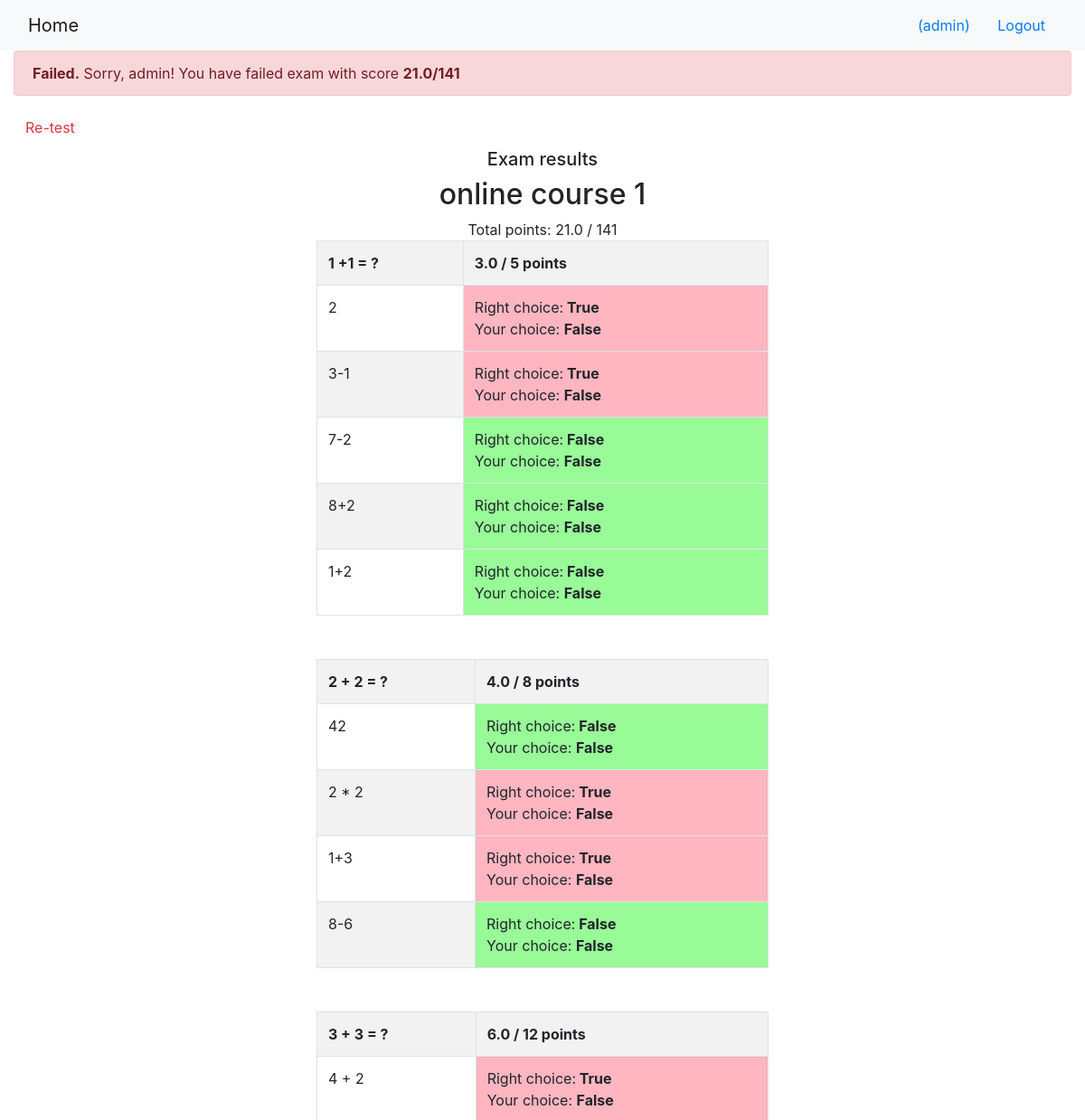
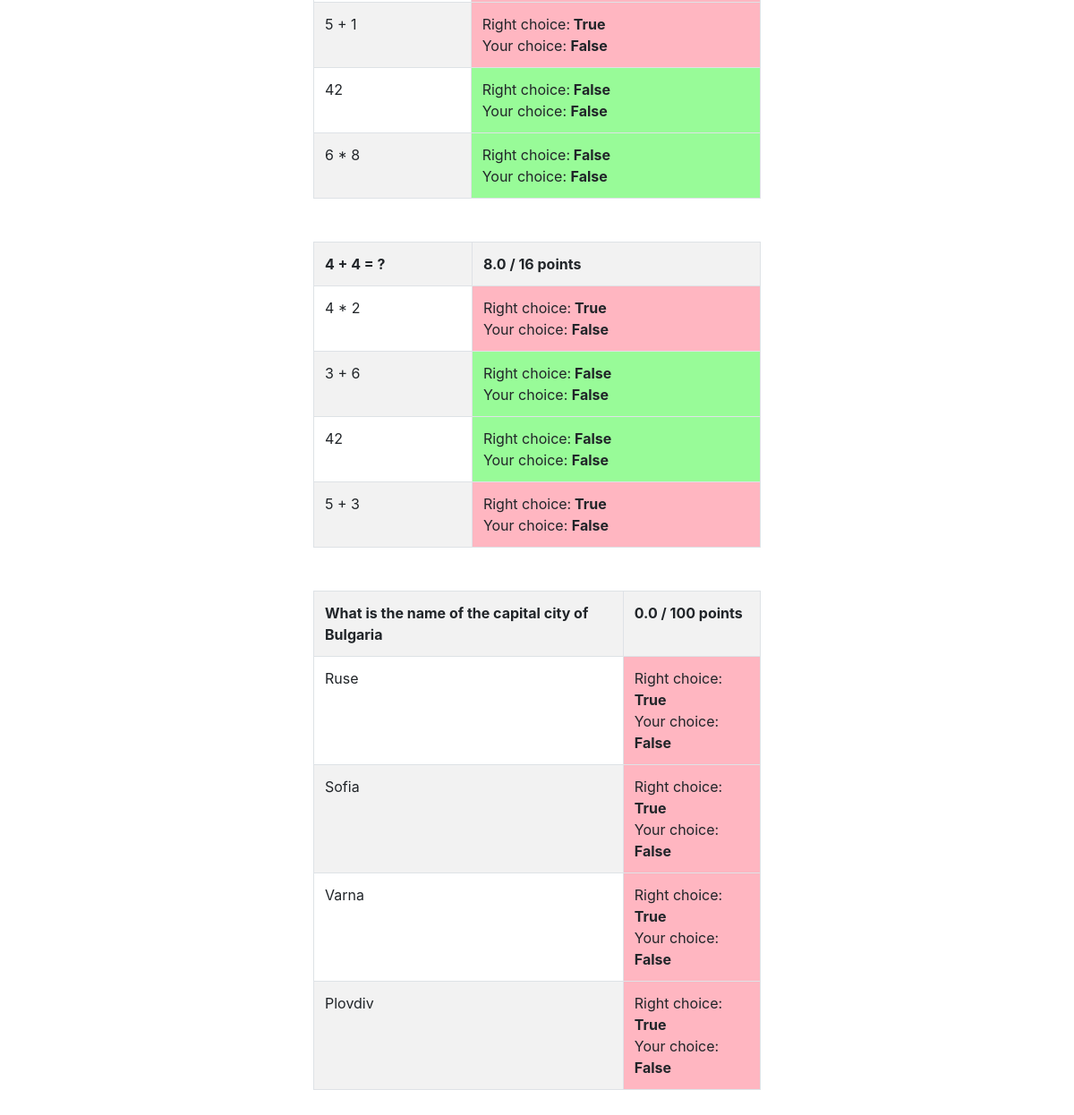
The app's page /onlinecourse/1/show_exam_result/submission/1/result/ (signed in) with its own data (2 pictures, top to bottom).
### onlinecourse/models.py (models this page shows, shortened)
class Course(models.Model):
    name = models.CharField(null=False, max_length=30, default='online course')
    image = models.ImageField(upload_to='course_images/')
    description = models.CharField(max_length=1000)
    pub_date = models.DateField(null=True)
    instructors = models.ManyToManyField(Instructor)
    users = models.ManyToManyField(settings.AUTH_USER_MODEL, through='Enrollment')
    total_enrollment = models.IntegerField(default=0)
    is_enrolled = False

class Question(models.Model):
    lesson_id = models.ForeignKey(Course, on_delete=models.CASCADE)
    question_text = models.CharField(max_length=1000)
    grade = models.IntegerField(default=0)

class Choice(models.Model):
    question_id = models.ForeignKey(Question, on_delete=models.CASCADE)
    chioce_text = models.CharField(max_length=1000)
    is_correct = models.BooleanField(default=0)

### onlinecourse/views.py (the view)
# urls.py: path('<int:course_id>/show_exam_result/submission/<int:submission_id>/result/', views.show_exam_result, name='show_exam_result'),
def show_exam_result(request, course_id, submission_id):
    course  =  get_object_or_404(Course, pk=course_id)
    submission =      get_object_or_404(Submission, pk=submission_id)
    total =  0
    total_user =  0
    q_results = {}
    c_submits = {}
    c_results = {}
    for q in course.question_set.all():
        q_total = 0;
        q_total_user = 0;
        for c in q.choice_set.all():
            q_total += 1
            temp_right = c.is_correct
            count =  submission.chocies.filter(id = c.id).count()
            temp_user  = count > 0
            c_submits[c.id] = temp_user
            c_results[c.id] = temp_user == temp_right
            if temp_user == temp_right:
                q_total_user += 1
        q_results[q.id] =  q.grade*(q_total_user / q_total)
        total += q.grade
        total_user  += q_results[q.id]
    context  = {}
    context["course"]  =  course
    context["submission"]  =  submission
    context["total"]  =  total
    context["total_user"]  =  total_user
    context["q_results"]  =  q_results
    context["c_submits"]  =  c_submits
    context["c_results"]  =  c_results
    context["grade"]  =  int((total_user/total)*100)
    return render(request, 'onlinecourse/exam_result_bootstrap.html', context)

### onlinecourse/templates/onlinecourse/exam_result_bootstrap.html (shortened to what this page needs)
<!DOCTYPE html>
<html lang="en">
<head>
    {% load static %}
    <link rel="stylesheet" href="https://maxcdn.bootstrapcdn.com/bootstrap/4.5.2/css/bootstrap.min.css">
</head>
<body>
 <nav class="navbar navbar-light bg-light">
    <div class="container-fluid">
        <div class="navbar-header">
              <a class="navbar-brand" href="{% url 'onlinecourse:index' %}">Home</a>
        </div>
        <ul class="nav navbar-nav navbar-right">
            {% if user.is_authenticated %}
            <li>
                <a class="btn btn-link" href="#">{{ user.first_name }}({{ user.username }})</a>
                <a class="btn btn-link" href="{% url 'onlinecourse:logout' %}">Logout</a>
            </li>
            {% endif %}
        </ul>
    </div>
</nav>
<div class="container-fluid">
    {% if grade > 80 %}
    <div class="alert alert-success">
        <b>Congratulations, {{ user.username }}!</b>   You have passed the exam and compleeted thhe course with score <b>{{ total_user}}/{{ total }}</b></b>
    </div>
        {% else %}
        <div class="alert alert-danger">
            <b>Failed.</b> Sorry, {{ user.username }}! You have failed exam with score <b>{{ total_user}}/{{ total }}</b></b>
        </div>
        <a class="btn btn-link text-danger" href="{% url 'onlinecourse:course_details' course.id %}">Re-test</a>
        {% endif %}
        <div class="card-columns-vertical mt-1"  style='width:800px; margin:auto'>
            <center>
        <h5 class="">Exam results</h5>
            <h2>{{ course.name }}  </h2>
            Total points: {{ total_user }} / {{ total }}
        </center>
            {% for  question in course.question_set.all %}
            <table class='table table-bordered table-striped' style='width:500px; margin:auto'>
                       <tr>
                           <th colspan="1">
                           {{ question.question_text }} </th>
                        <th>
                        {% for key, value in q_results.items %}
                                {% if question.id == key %}
                                    {{ value }}
                                {% endif %}
                            {% endfor %}
                        / {{ question.grade }} points   </th>
                        </tr>
                       {% for choice in question.choice_set.all %}
                       <tr >
                           <td>{{ choice.chioce_text }}  </td>
                           <td
                           style='background-color:{% for key, value in c_results.items %}
                                    {% if choice.id == key %}
                                    {% if value == True %}
                                    palegreen
                                    {% else %}
                                    lightpink
                                 {% endif %}
                                        {% endif %}
                                {% endfor %}'
                           >Right choice:<b> {{ choice.is_correct}} </b>
                          <br> Your choice: <b>
                            {% for key, value0 in c_submits.items %}
                                    {% if choice.id == key %}
                                        {{ value0 }}
                                    {% endif %}
                                {% endfor %}
                                </b>
                           <br>
                           </td>
                    </tr>
                {% endfor %}
            </table>    <BR></BR>
            {% endfor %}
        </div>
    </div>
</body>
</html>

### records on screen
Course: name "online course 1"
Question: question_text "1 +1 = ?", q_results "3.0", grade "5"
Choice: chioce_text "2", is_correct "True", c_submits "False"
Choice: chioce_text "3-1", is_correct "True", c_submits "False"
Choice: chioce_text "7-2", is_correct "False", c_submits "False"
Choice: chioce_text "8+2", is_correct "False", c_submits "False"
Choice: chioce_text "1+2", is_correct "False", c_submits "False"
Question: question_text "2 + 2 = ?", q_results "4.0", grade "8"
Choice: chioce_text "42", is_correct "False", c_submits "False"
Choice: chioce_text "2 * 2", is_correct "True", c_submits "False"
Choice: chioce_text "1+3", is_correct "True", c_submits "False"
Choice: chioce_text "8-6", is_correct "False", c_submits "False"
Question: question_text "3 + 3 = ?", q_results "6.0", grade "12"
Choice: chioce_text "4 + 2", is_correct "True", c_submits "False"
Choice: chioce_text "5 + 1", is_correct "True", c_submits "False"
Choice: chioce_text "42", is_correct "False", c_submits "False"
Choice: chioce_text "6 * 8", is_correct "False", c_submits "False"
Question: question_text "4 + 4 = ?", q_results "8.0", grade "16"
Choice: chioce_text "4 * 2", is_correct "True", c_submits "False"
Choice: chioce_text "3 + 6", is_correct "False", c_submits "False"
Choice: chioce_text "42", is_correct "False", c_submits "False"
Choice: chioce_text "5 + 3", is_correct "True", c_submits "False"
Question: question_text "What is the name of the capital city of Bulgaria", q_results "0.0", grade "100"
Choice: chioce_text "Ruse", is_correct "True", c_submits "False"
Choice: chioce_text "Sofia", is_correct "True", c_submits "False"
Choice: chioce_text "Varna", is_correct "True", c_submits "False"
Choice: chioce_text "Plovdiv", is_correct "True", c_submits "False"

### other values on screen
{{ user.username }} "admin"
{{ total_user }} "21.0"
{{ total }} "141"
